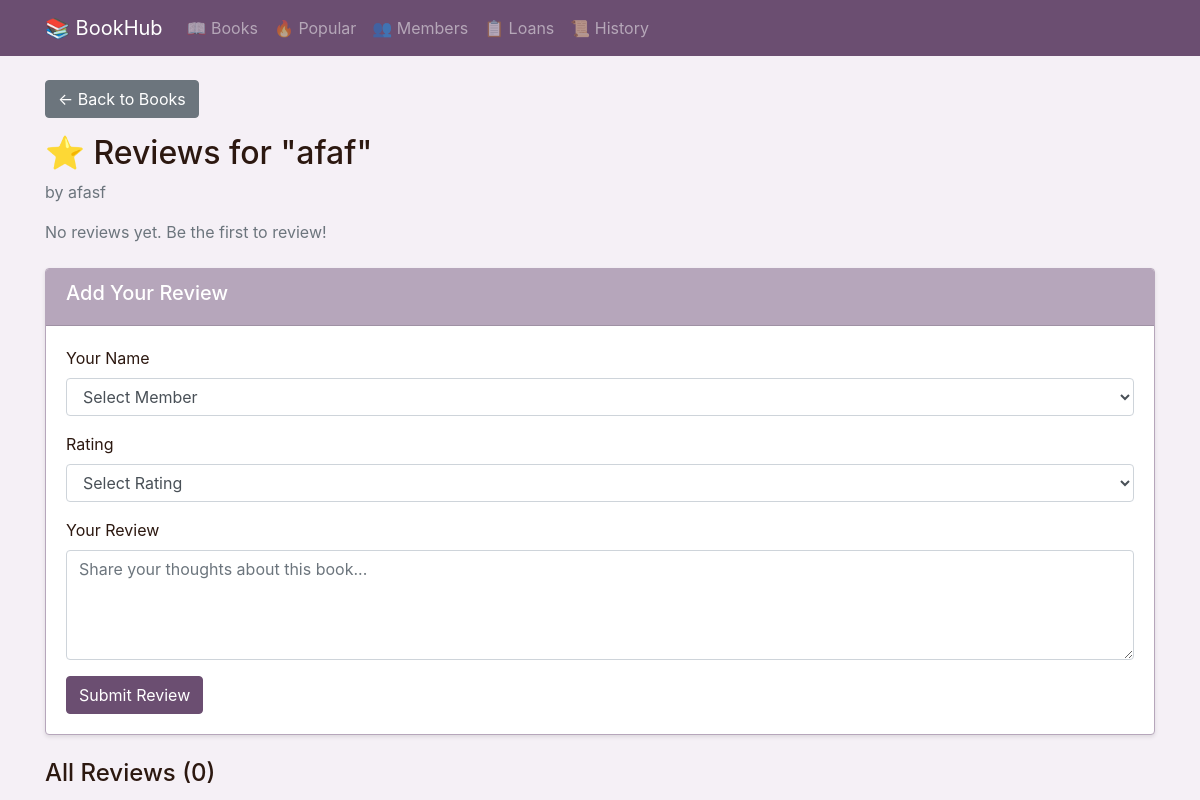
/books/1/reviews, run on an earlier commit of the app's database.
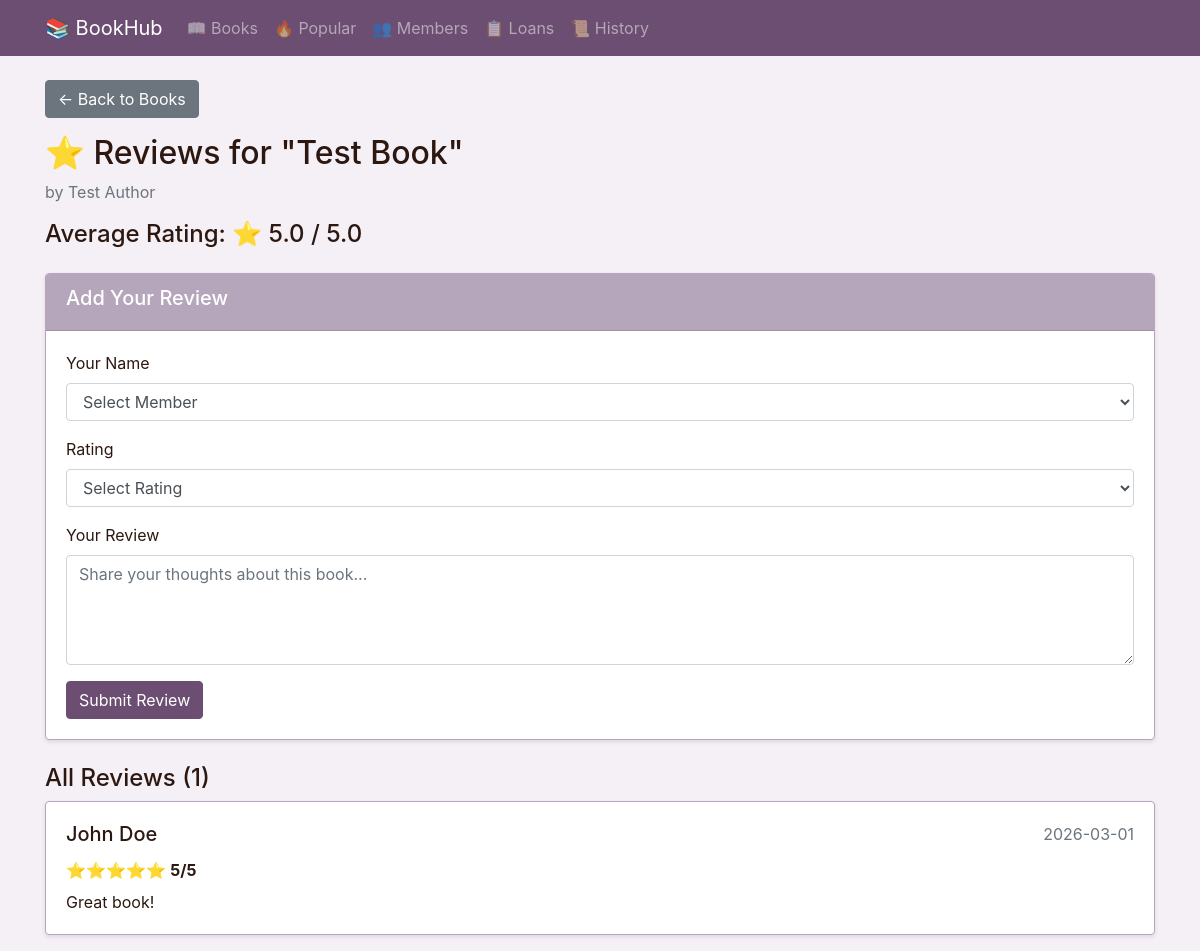
And on a later commit of the database.
### app.py (models this page shows)
class Book(db.Model):
    id = db.Column(db.Integer, primary_key=True)
    title = db.Column(db.String(100), nullable=False)
    author = db.Column(db.String(100), nullable=False)
    genre = db.Column(db.String(50))
    year_published = db.Column(db.Integer)
    average_rating = db.Column(db.Float, default=0.0)  # New field
    reviews = db.relationship('Review', backref='book', lazy=True)  # New relationship

class Review(db.Model):
    id = db.Column(db.Integer, primary_key=True)
    book_id = db.Column(db.Integer, db.ForeignKey('book.id'), nullable=False)
    member_id = db.Column(db.Integer, db.ForeignKey('member.id'), nullable=False)
    rating = db.Column(db.Integer, nullable=False)
    comment = db.Column(db.Text)
    date_posted = db.Column(db.DateTime, default=datetime.utcnow)
    member = db.relationship('Member', backref='reviews', lazy=True)

class Member(db.Model):
    id = db.Column(db.Integer, primary_key=True)
    name = db.Column(db.String(100), nullable=False)
    email = db.Column(db.String(100), unique=True, nullable=False)
    contact = db.Column(db.String(15))
    member_since = db.Column(db.Date, default=datetime.utcnow)

### app.py (the view, shortened to what this page needs)
@app.route('/books/<int:id>/reviews', methods=['GET', 'POST'])
def book_reviews(id):
    book = Book.query.get_or_404(id)
    reviews = Review.query.filter_by(book_id=id).order_by(Review.date_posted.desc()).all()
    members = Member.query.all()
    return render_template('book_reviews.html', book=book, reviews=reviews, members=members)

### templates/book_reviews.html (shortened to what this page needs)
{% extends "base.html" %}
{% block content %}
<div class="mb-4">
    <a href="/books" class="btn btn-secondary mb-3">← Back to Books</a>
    <h2>⭐ Reviews for "{{ book.title }}"</h2>
    <p class="text-muted">by {{ book.author }}</p>
    {% if book.average_rating > 0 %}
        <h4>Average Rating: ⭐ {{ "%.1f"|format(book.average_rating) }} / 5.0</h4>
    {% else %}
        <p class="text-muted">No reviews yet. Be the first to review!</p>
    {% endif %}
</div>
<div class="card mb-4">
    <div class="card-header">
        <h5>Add Your Review</h5>
    </div>
    <div class="card-body">
        <form method="post">
            <div class="mb-3">
                <label for="member_id" class="form-label">Your Name</label>
                <select class="form-control" name="member_id" id="member_id" required>
                    <option value="">Select Member</option>
                </select>
            </div>
            <div class="mb-3">
                <label for="rating" class="form-label">Rating</label>
                <select class="form-control" name="rating" id="rating" required>
                    <option value="">Select Rating</option>
                </select>
            </div>
            <div class="mb-3">
                <label for="comment" class="form-label">Your Review</label>
                <textarea class="form-control" name="comment" id="comment" rows="4" placeholder="Share your thoughts about this book..."></textarea>
            </div>
            <button type="submit" class="btn btn-primary">Submit Review</button>
        </form>
    </div>
</div>
<h4>All Reviews ({{ reviews|length }})</h4>
<div class="row">
    {% for review in reviews %}
    <div class="col-md-12 mb-3">
        <div class="card">
            <div class="card-body">
                <div class="d-flex justify-content-between">
                    <h5 class="card-title">{{ review.member.name }}</h5>
                    <span class="text-muted">{{ review.date_posted.strftime('%Y-%m-%d') }}</span>
                </div>
                <p class="mb-2">
                    {% for i in range(review.rating) %}⭐{% endfor %}
                    <strong>{{ review.rating }}/5</strong>
                </p>
                {% if review.comment %}
                <p class="card-text">{{ review.comment }}</p>
                {% endif %}
            </div>
        </div>
    </div>
    {% endfor %}
</div>
{% endblock %}

What changed in the data, as far as the page shows it:
changed Book: title "afaf" → "Test Book"; author "afasf" → "Test Author"; average_rating (not shown) → "5.0"
added Review: member.name "John Doe", date_posted "2026-03-01", rating "5", comment "Great book!"
Also different on the page:
{{ reviews|length }}: "0" → "1"
text no longer shown: "No reviews yet. Be the first to review!"
text now shown: "Average Rating: ⭐ / 5.0"
